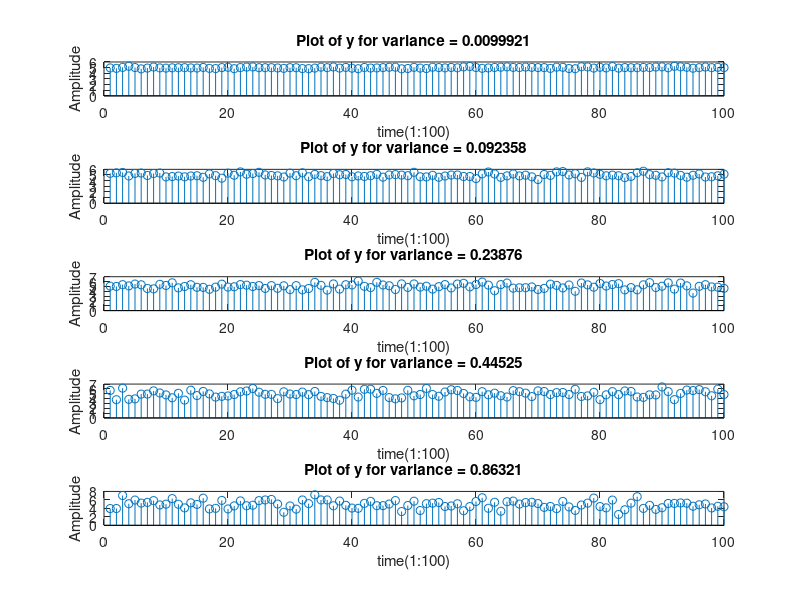

Write MATLAB code to recreate this figure.
clear all
close all
clc
%% y(t) = m + n(t),  t = 1.....N
m = 5;
N= 1000;
t = 1:1:N
y = zeros(N,5);
n = zeros(N,1);
std_d = 1;
i = 1;   %%counter for filling y for different values of variance
for std_d = 0.1:0.2:1
    n = std_d * randn(N,1);
    y(:,i) = m + n;
    subplot(5,1,i);
    stem(t(1:100),y(1:100,i));
    title(['Plot of y for variance = ' num2str(var(y(:,i)))])
    xlabel('time(1:100)')
    ylabel('Amplitude')
    i = i+1;
end


